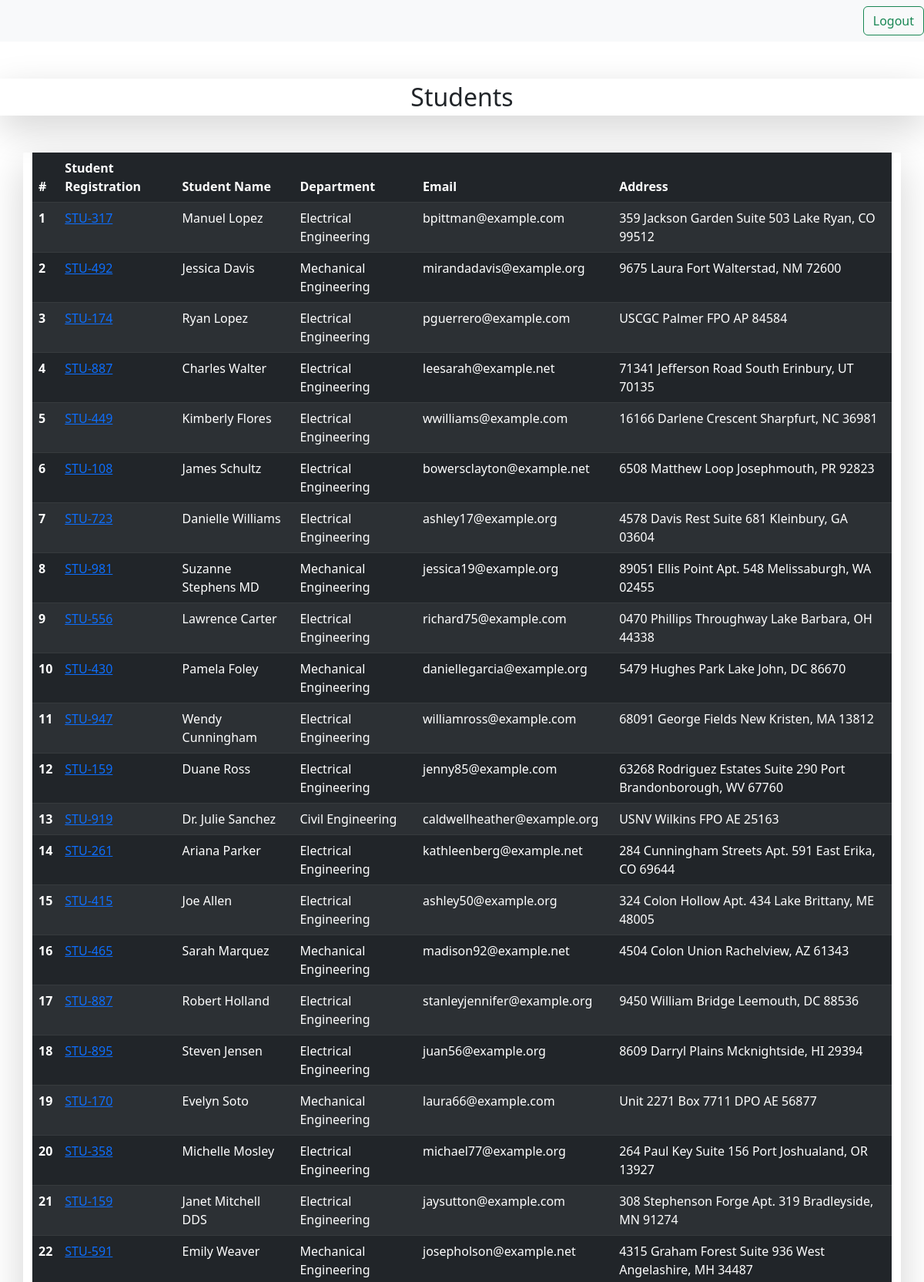
The page /rank-wise-students/ (signed in, upper part) on the database its author committed.
### StudentReportCard/models.py (models this page shows, shortened)
class Student_Rank(models.Model):
    student = models.ForeignKey(Student, on_delete=models.CASCADE, related_name='student_rank')
    student_rank = models.IntegerField()
    date_of_generating_report = models.DateField(auto_now_add=True)
    class Meta:
        unique_together = ['student_rank', 'date_of_generating_report']

class Student(models.Model):
    student_id = models.OneToOneField(StudentId, related_name = 'studentID' , on_delete=models.CASCADE)
    department = models.ForeignKey(Department, related_name='department', on_delete=models.CASCADE)
    student_name = models.CharField(max_length=50, default=None)
    student_email = models.EmailField(unique=True)
    student_age = models.IntegerField(default=None)
    student_address = models.TextField(default=None)
    is_deleted = models.BooleanField(default=False, null=True)
    objects = Student_manager()
    admin_objects = models.Manager()
    class Meta:
        ordering = ['student_name']
        verbose_name = 'student'

class StudentId(models.Model):
    student_id = models.CharField(max_length=100)

class Department(models.Model):
    department_name = models.CharField(max_length=100)
    class Meta:
        ordering = ['department']

### StudentReportCard/views.py (the view)
# urls.py: path('rank-wise-students/', rank_wise_students, name='rank wise students'),
def rank_wise_students(request):
    if request.method == 'GET':
        students = Student_Rank.objects.all().order_by('student_rank')
        return render(request, 'rank_wise_student.html', {'students' : students})

### StudentReportCard/Templates/rank_wise_student.html (shortened to what this page needs)
{% extends 'base.html'%}
{%block body%}
<main class="shadow-lg">
    <h2 class="modal-title text-center">Students</h2>
</main>
<div class="container mt-5 shadow-lg">
    <table class="table table-striped table-dark">
        <thead>
        <tr>
            <th scope="col">#</th>
            <th scope="col">Student Registration</th>
            <th scope="col">Student Name</th>
            <th scope="col">Department</th>
            <th scope="col">Email</th>
            <th scope="col">Address</th>
        </tr>
        </thead>
        <tbody>
        {% for s in students%}
        <tr>
            <th scope="row">{{forloop.counter}}</th>
            <td><a href="/reportdetail/{{s.student.student_id.student_id}}" >{{s.student.student_id.student_id}} </a></td>
            <td>{{s.student.student_name}}</td>
            <td>{{s.student.department.department_name}}</td>
            <td>{{s.student.student_email}}</td>
            <td>{{s.student.student_address}}</td>
        </tr>
        {% endfor %}
        </tbody>
    </table>
</div>
{% endblock %}

### rows shown on the page
Student_Rank: student.student_id.student_id "STU-317", student.student_name "Manuel Lopez", student.department.department_name "Electrical Engineering", student.student_email "bpittman@example.com", student.student_address "359 Jackson Garden Suite 503 Lake Ryan, CO 99512"
Student_Rank: student.student_id.student_id "STU-492", student.student_name "Jessica Davis", student.department.department_name "Mechanical Engineering", student.student_email "mirandadavis@example.org", student.student_address "9675 Laura Fort Walterstad, NM 72600"
Student_Rank: student.student_id.student_id "STU-174", student.student_name "Ryan Lopez", student.department.department_name "Electrical Engineering", student.student_email "pguerrero@example.com", student.student_address "USCGC Palmer FPO AP 84584"
Student_Rank: student.student_id.student_id "STU-887", student.student_name "Charles Walter", student.department.department_name "Electrical Engineering", student.student_email "leesarah@example.net", student.student_address "71341 Jefferson Road South Erinbury, UT 70135"
Student_Rank: student.student_id.student_id "STU-449", student.student_name "Kimberly Flores", student.department.department_name "Electrical Engineering", student.student_email "wwilliams@example.com", student.student_address "16166 Darlene Crescent Sharpfurt, NC 36981"
Student_Rank: student.student_id.student_id "STU-108", student.student_name "James Schultz", student.department.department_name "Electrical Engineering", student.student_email "bowersclayton@example.net", student.student_address "6508 Matthew Loop Josephmouth, PR 92823"
Student_Rank: student.student_id.student_id "STU-723", student.student_name "Danielle Williams", student.department.department_name "Electrical Engineering", student.student_email "ashley17@example.org", student.student_address "4578 Davis Rest Suite 681 Kleinbury, GA 03604"
Student_Rank: student.student_id.student_id "STU-981", student.student_name "Suzanne Stephens MD", student.department.department_name "Mechanical Engineering", student.student_email "jessica19@example.org", student.student_address "89051 Ellis Point Apt. 548 Melissaburgh, WA 02455"
Student_Rank: student.student_id.student_id "STU-556", student.student_name "Lawrence Carter", student.department.department_name "Electrical Engineering", student.student_email "richard75@example.com", student.student_address "0470 Phillips Throughway Lake Barbara, OH 44338"
Student_Rank: student.student_id.student_id "STU-430", student.student_name "Pamela Foley", student.department.department_name "Mechanical Engineering", student.student_email "daniellegarcia@example.org", student.student_address "5479 Hughes Park Lake John, DC 86670"
Student_Rank: student.student_id.student_id "STU-947", student.student_name "Wendy Cunningham", student.department.department_name "Electrical Engineering", student.student_email "williamross@example.com", student.student_address "68091 George Fields New Kristen, MA 13812"
Student_Rank: student.student_id.student_id "STU-159", student.student_name "Duane Ross", student.department.department_name "Electrical Engineering", student.student_email "jenny85@example.com", student.student_address "63268 Rodriguez Estates Suite 290 Port Brandonborough, WV 67760"
Student_Rank: student.student_id.student_id "STU-919", student.student_name "Dr. Julie Sanchez", student.department.department_name "Civil Engineering", student.student_email "caldwellheather@example.org", student.student_address "USNV Wilkins FPO AE 25163"
Student_Rank: student.student_id.student_id "STU-261", student.student_name "Ariana Parker", student.department.department_name "Electrical Engineering", student.student_email "kathleenberg@example.net", student.student_address "284 Cunningham Streets Apt. 591 East Erika, CO 69644"
Student_Rank: student.student_id.student_id "STU-415", student.student_name "Joe Allen", student.department.department_name "Electrical Engineering", student.student_email "ashley50@example.org", student.student_address "324 Colon Hollow Apt. 434 Lake Brittany, ME 48005"
Student_Rank: student.student_id.student_id "STU-465", student.student_name "Sarah Marquez", student.department.department_name "Mechanical Engineering", student.student_email "madison92@example.net", student.student_address "4504 Colon Union Rachelview, AZ 61343"
Student_Rank: student.student_id.student_id "STU-887", student.student_name "Robert Holland", student.department.department_name "Electrical Engineering", student.student_email "stanleyjennifer@example.org", student.student_address "9450 William Bridge Leemouth, DC 88536"
Student_Rank: student.student_id.student_id "STU-895", student.student_name "Steven Jensen", student.department.department_name "Electrical Engineering", student.student_email "juan56@example.org", student.student_address "8609 Darryl Plains Mcknightside, HI 29394"
Student_Rank: student.student_id.student_id "STU-170", student.student_name "Evelyn Soto", student.department.department_name "Mechanical Engineering", student.student_email "laura66@example.com", student.student_address "Unit 2271 Box 7711 DPO AE 56877"
Student_Rank: student.student_id.student_id "STU-358", student.student_name "Michelle Mosley", student.department.department_name "Electrical Engineering", student.student_email "michael77@example.org", student.student_address "264 Paul Key Suite 156 Port Joshualand, OR 13927"
Student_Rank: student.student_id.student_id "STU-159", student.student_name "Janet Mitchell DDS", student.department.department_name "Electrical Engineering", student.student_email "jaysutton@example.com", student.student_address "308 Stephenson Forge Apt. 319 Bradleyside, MN 91274"
Student_Rank: student.student_id.student_id "STU-591", student.student_name "Emily Weaver", student.department.department_name "Mechanical Engineering", student.student_email "josepholson@example.net", student.student_address "4315 Graham Forest Suite 936 West Angelashire, MH 34487"
